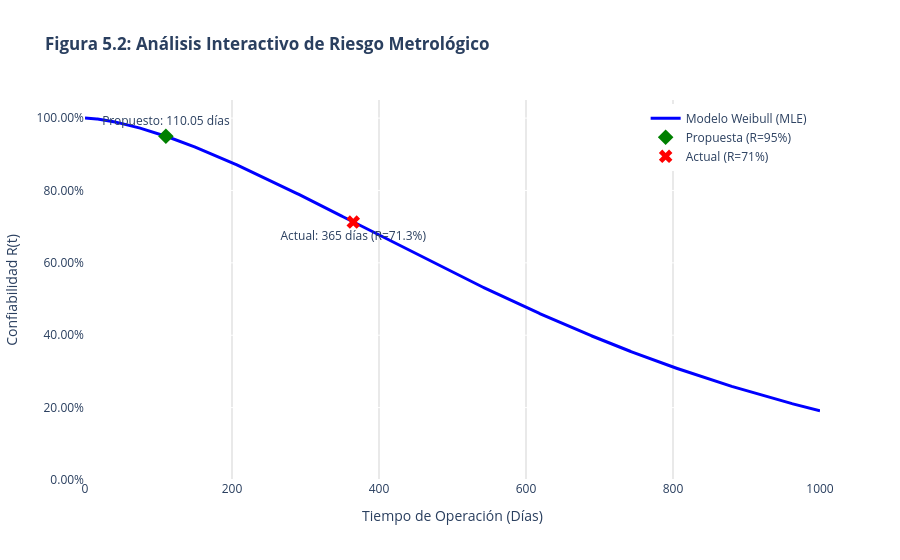

The cell this chart's notebook holds for it:
### Code cell
import plotly.graph_objects as go
import numpy as np

# 1. Parámetros del modelo (Los que ya validamos)
beta = 1.57392
eta = 726.378
t_propuesto = 110.05
t_actual = 365.0

# 2. Generar datos
t_espacio = np.linspace(0, 1000, 1000) # Vector de 0 a 1000 días
r_valores = np.exp(-(t_espacio / eta)**beta)

# 3. Crear la figura interactiva
fig = go.Figure()

# Agregar la curva de confiabilidad
fig.add_trace(go.Scatter(
    x=t_espacio, y=r_valores,
    mode='lines',
    name='Modelo Weibull (MLE)',
    line=dict(color='blue', width=3),
    hovertemplate='Día: %{x:.1f}<br>Confiabilidad: %{y:.4f}<extra></extra>'
))

# Agregar punto del Intervalo Propuesto (R=95%)
fig.add_trace(go.Scatter(
    x=[t_propuesto], y=[np.exp(-(t_propuesto / eta)**beta)],
    mode='markers+text',
    name='Propuesta (R=95%)',
    marker=dict(color='green', size=12, symbol='diamond'),
    text=[f"Propuesto: {t_propuesto} días"],
    textposition="top center"
))

# Agregar punto del Intervalo Actual (R=~71%)
r_actual = np.exp(-(t_actual / eta)**beta)
fig.add_trace(go.Scatter(
    x=[t_actual], y=[r_actual],
    mode='markers+text',
    name='Actual (R=71%)',
    marker=dict(color='red', size=12, symbol='x'),
    text=[f"Actual: 365 días (R={r_actual*100:.1f}%)"],
    textposition="bottom center"
))

# Configuración del diseño (Layout) para la Tesis
fig.update_layout(
    title='<b>Figura 5.2: Análisis Interactivo de Riesgo Metrológico</b>',
    xaxis_title='Tiempo de Operación (Días)',
    yaxis_title='Confiabilidad R(t)',
    yaxis=dict(range=[0, 1.05], tickformat='.2%'),
    xaxis=dict(gridcolor='lightgray'),
    plot_bgcolor='white',
    hovermode='x unified',
    legend=dict(yanchor="top", y=0.99, xanchor="right", x=0.99)
)

# Mostrar la gráfica
fig.show()

### Figure 1 — Plotly figure (JSON) as saved in the notebook; plotly's stock layout.template omitted (floating-point values rounded to 4 significant figures; data arrays with more than 128 entries replaced by an {"elided": "..."} marker saying what was removed)
{"data": [{"hovertemplate": "Día: %{x:.1f}<br>Confiabilidad: %{y:.4f}<extra></extra>", "line": {"color": "blue", "width": 3}, "mode": "lines", "name": "Modelo Weibull (MLE)", "type": "scatter", "x": {"elided": "1000 float values"}, "y": {"elided": "1000 float values"}}, {"marker": {"color": "green", "size": 12, "symbol": "diamond"}, "mode": "markers+text", "name": "Propuesta (R=95%)", "text": ["Propuesto: 110.05 días"], "textposition": "top center", "type": "scatter", "x": [110.0], "y": [0.95]}, {"marker": {"color": "red", "size": 12, "symbol": "x"}, "mode": "markers+text", "name": "Actual (R=71%)", "text": ["Actual: 365 días (R=71.3%)"], "textposition": "bottom center", "type": "scatter", "x": [365], "y": [0.7128]}], "layout": {"hovermode": "x unified", "legend": {"x": 0.99, "xanchor": "right", "y": 0.99, "yanchor": "top"}, "plot_bgcolor": "white", "title": {"text": "<b>Figura 5.2: Análisis Interactivo de Riesgo Metrológico</b>"}, "xaxis": {"gridcolor": "lightgray", "title": {"text": "Tiempo de Operación (Días)"}}, "yaxis": {"range": [0, 1.05], "tickformat": ".2%", "title": {"text": "Confiabilidad R(t)"}}}}
